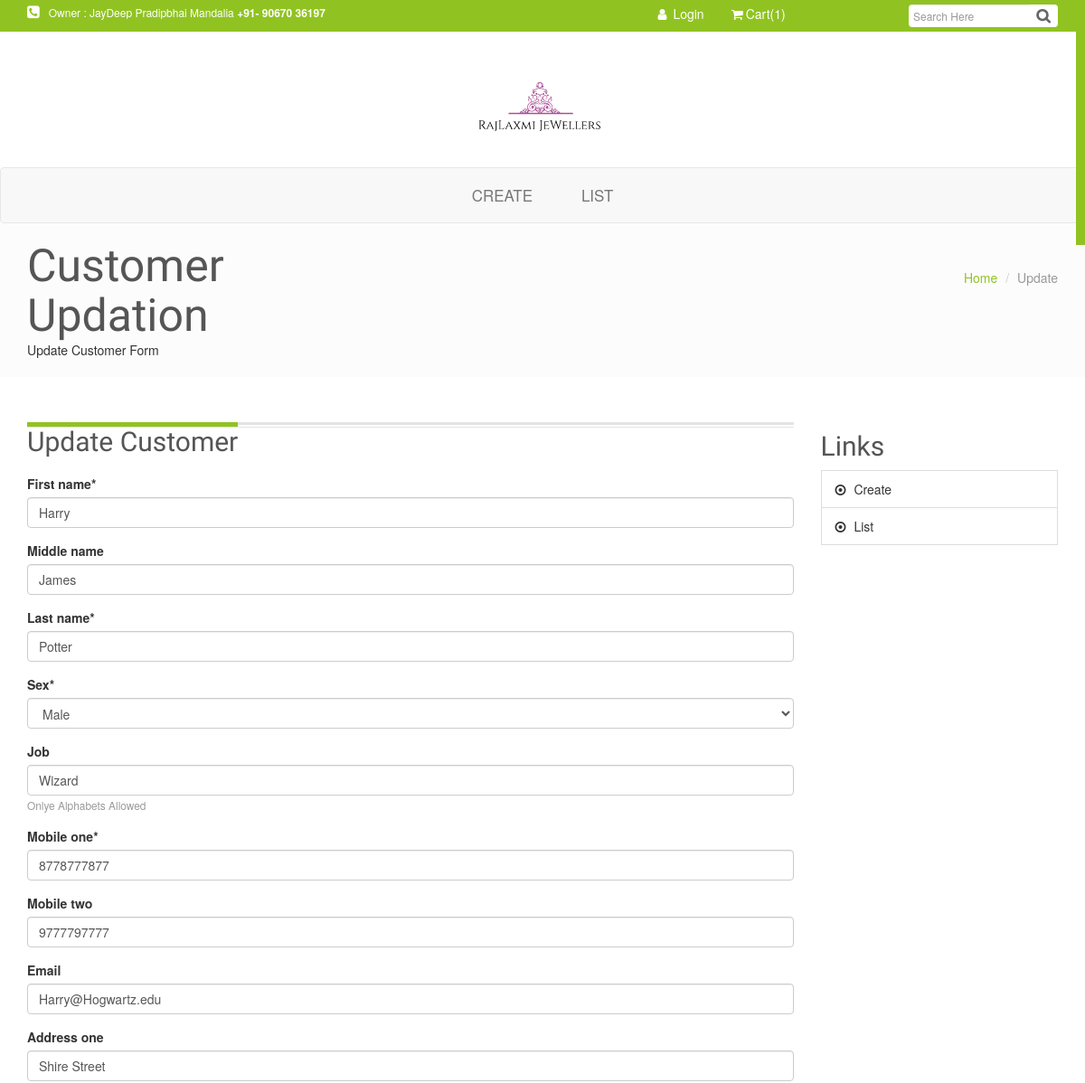
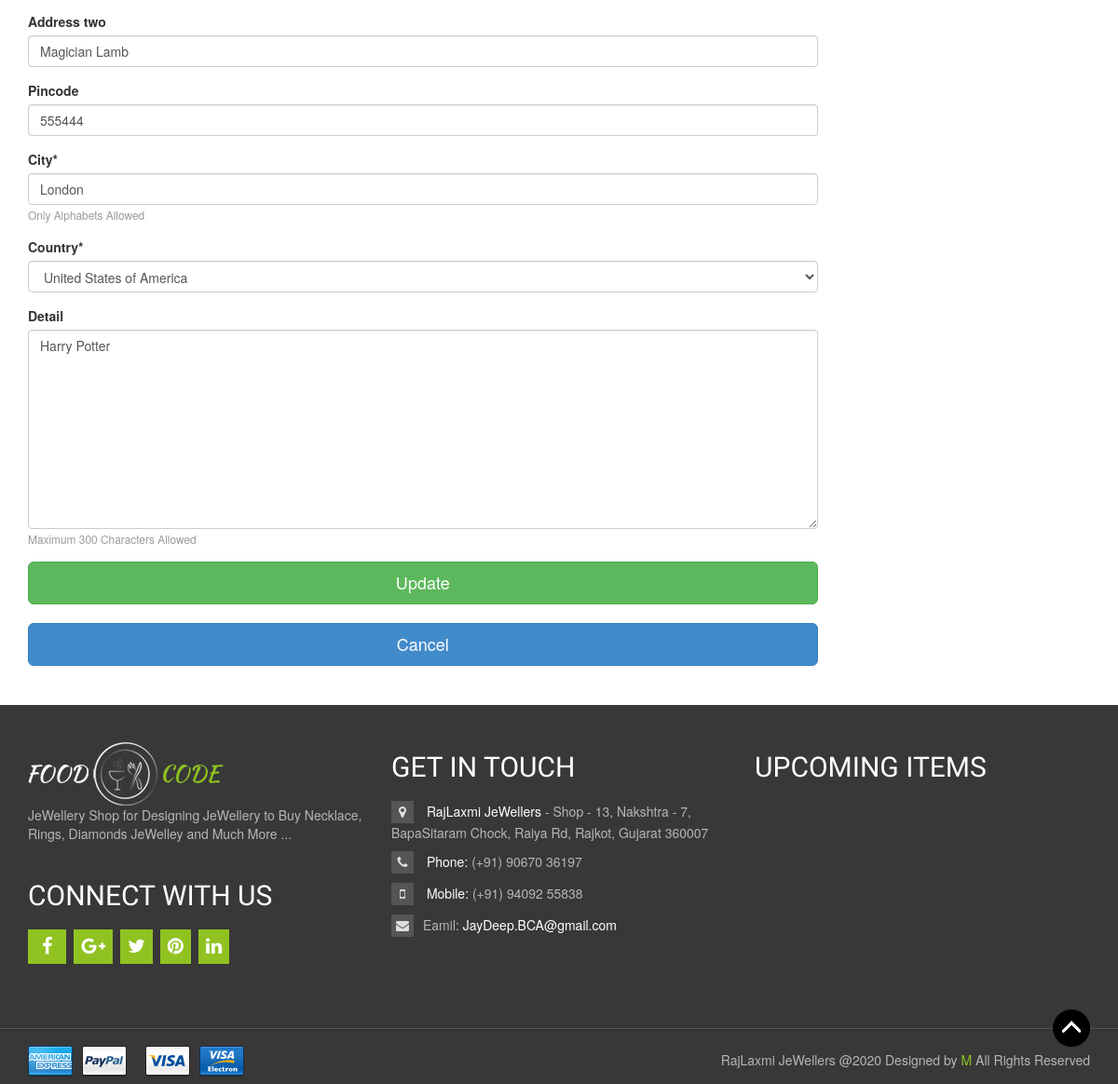
The app's page /update/1/ with its own data (2 pictures, top to bottom).
### customer/models.py (models this page shows, shortened)
class Customer(models.Model):
	mobile = RegexValidator(regex="^[1-9]\d{9}$",
							message="Only 10 Digit Mobile Number Allowed")
	pin = RegexValidator(regex="^[1-9]\d{5}$",
							 message="Enter Valid Six Digit PinCode")
	alphabets_only = RegexValidator(regex="^[a-zA-Z]*$",
									message="Only Alphabets Allowed")
	SEX = [("F", "FeMale"), ("M", "Male"), ]
	COUNTRY = [("IND", "India"),
			   ("USA", "United States of America"),
			   ("CAN", "Canada"),
			   ("CHN", "China"),
			   ("ARE", "United Arab Emirates"), ]
	first_name = models.CharField(max_length=50,
								  validators=[alphabets_only])
	middle_name = models.CharField(max_length=50,
								   blank=True,
								   null=True,
								   validators=[alphabets_only])
	last_name = models.CharField(max_length=50,
								 validators=[alphabets_only])
	sex = models.CharField(max_length=1, choices=SEX)
	job = models.CharField(max_length=30,
						   blank=True,
						   null=True,
						   validators=[alphabets_only],
						   help_text="Onlye Alphabets Allowed")
	mobile_one = models.CharField(max_length=10,
								  validators=[mobile])
	mobile_two = models.CharField(max_length=10,
								  blank=True,
								  null=True,
								  validators=[mobile])
	email = models.EmailField(blank=True, null=True)
	address_one = models.CharField(max_length=100,
								   blank=True,
								   null=True, )
	address_two = models.CharField(max_length=100,
								   blank=True,
								   null=True, )
	city = models.CharField(max_length=50,
							validators=[alphabets_only],
							help_text="Only Alphabets Allowed")
	pincode = models.CharField(max_length=6,
							   blank=True,
							   null=True,
							   validators=[pin])
	country = models.CharField(max_length=3,
							   choices=COUNTRY,
							   default="IND", )
	detail = models.TextField(max_length=300,
							  blank=True,
							  null=True,
							  validators=[MaxLengthValidator(limit_value=300)],
							  help_text="Maximum 300 Characters Allowed")
	date_added = models.DateTimeField(auto_now_add=True)
	"""
	def __str__(self):
		return f"{self.first_name} {self.last_name}"
	"""

### customer/views.py (the view)
# urls.py: path("update/<int:pk>/", UpdateCustomerView.as_view(), name="customer-update"),
class UpdateCustomerView(UpdateView):
	model = Customer
	fields = ["first_name", "middle_name", "last_name", "sex", "job",
			  "mobile_one","mobile_two", "email", "address_one", "address_two",
			  "pincode", "city", "country", "detail", ]

### customer/templates/customer/customer_form.html (shortened to what this page needs)
{% extends "customer/base.html" %}
{% load static %}
{% load crispy_forms_tags %}
{% block content %}
{% with url_name=request.resolver_match.url_name %}
	<section id="topic-header">
		<div class="container">
			<div class="row">
				<div class="col-md-4">
					{% if url_name == "customer-create" %}
						<h1>Customer Creation</h1>
						<p>New Customer Form</p>
					{% elif url_name == "customer-update" %}
						<h1>Customer Updation</h1>
						<p>Update Customer Form</p>
					{% endif %}
				</div>
				<div class="col-md-8 hidden-xs">
					<ol class="breadcrumb pull-right">
					  	<li><a href="#">Home</a></li>
					  	{% if url_name == "customer-create" %}
					  		<li class="active">Create</li>
					  	{% elif url_name == "customer-update" %}
					  		<li class="active">Update</li>
					  	{% endif %}
					</ol>
				</div>
			</div>
		</div>
	</section>
	<section id="shop">
		<div class="container">
			<div class="row">
				<div class="col-md-9" style="margin-bottom: 3em;">
					<div class="products-heading">
						{% if url_name == "customer-create" %}
							<h2>New Customer</h2>
						{% elif url_name == "customer-update" %}
							<h2>Update Customer</h2>
						{% endif %}
					</div>
						<form method="POST">
							{{ form|crispy }}
							{% if url_name == "customer-create" %}
								<input class="btn btn-success btn-lg btn-block" type="submit" value="Create" />
							{% elif url_name == "customer-update" %}
								<input class="btn btn-success btn-lg btn-block" type="submit" value="Update" />
							{% endif %}
						</form>
						<br />
						{% if url_name == "customer-create" %}
							<a class="btn btn-primary btn-lg btn-block" href="{% url 'customer-list' %}">Cancel</a>
						{% elif url_name == "customer-update" %}
							<a class="btn btn-primary btn-lg btn-block" href="{% url 'customer-detail' object.id %}">Cancel</a>
						{% endif %}
				</div>
{% endwith %}
{% endblock content %}

### static/css/style.css (style rules this page uses)
li { list-style: none; }
h1,h2,h3,h4,h5,h6 { font-family: 'Yanone Kaffeesatz', sans-serif;color: #555 }
h1 { font-size: 50px; }
h2 { font-size: 40px; }
section+section { margin-top: 50px; }
.products-heading { margin-top: 20px; background: url("../images/titleBorder.png"); background-repeat: repeat-x; }
.products-heading h2 { margin: 0px 0 20px ; border-top: 5px solid #90c322; display: inline-block; }
#topic-header { background: #FCFCFC; width: 100%; padding: 20px 0; margin: -20px 0; }
#topic-header h1,#topic-header p { margin: 0; }
#topic-header .breadcrumb { background: transparent; padding: 30px 0 0; }
#topic-header .breadcrumb li a { color: #90c322; }
#shop .products-heading h2 { font-size: 30px; }

### records on screen
Customer: first_name "Harry", middle_name "James", last_name "Potter", sex "Male", job "Wizard", mobile_one "8778777877", mobile_two "9777797777", email "Harry@Hogwartz.edu", address_one "Shire Street", address_two "Magician Lamb", pincode "555444", city "London", country "United States of America", detail "Harry Potter"
